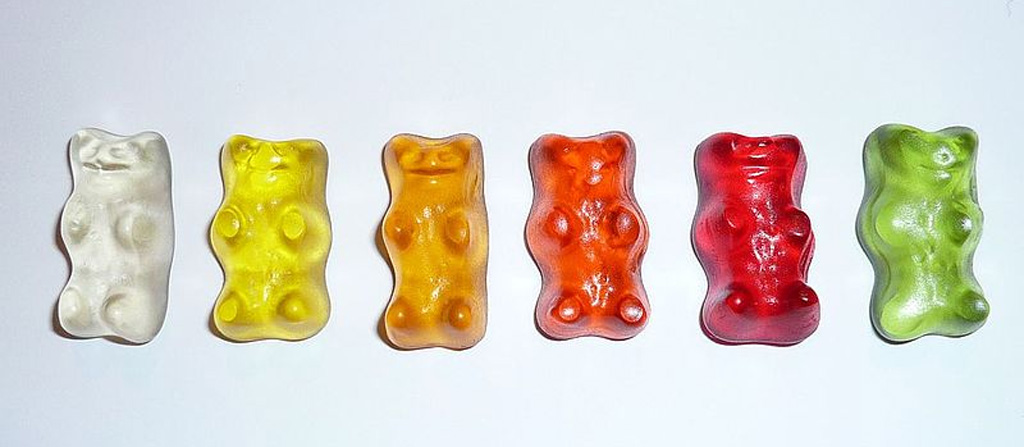
%> input picture mep_old/bear/gummibaer.jpg, 1024 x 447 px
$ octave bear.m   (GNU Octave 9; MATLAB toolbox functions it lacks are replaced by stand-ins)
%> lines starting %> are read from the running program, lines starting %| are printed output that depends on the picture; in (x1, y1, x2, y2) boxes, pixels count from 0 and x2, y2 are one past the last pixel; in counts of white or black regions, pixels touching at a corner belong together; the program's own positions count from 1
%Not a MEP!!!
clear all; close all; clc;

Image = (imread('gummibaer.jpg'));
%> Image is the input picture: size 447x1024x3 uint8; mean R, G, B 217.4, 209, 196.1
Image_D = double(Image);
Image_I = uint8(Image);
figure(1)
imshow(Image);


Red = Image_D(:,:,1);
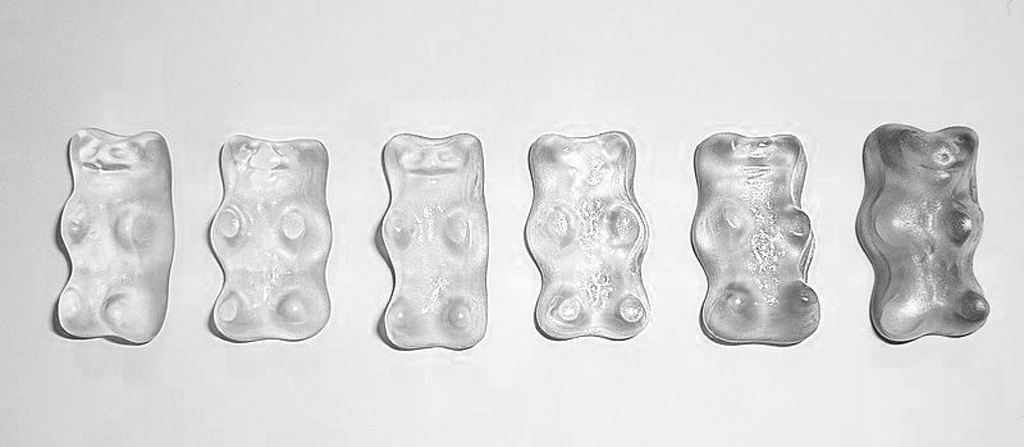
%> Red: size 447x1024 double; min 0, max 255, mean 217.4
Green = Image_D(:,:,2);
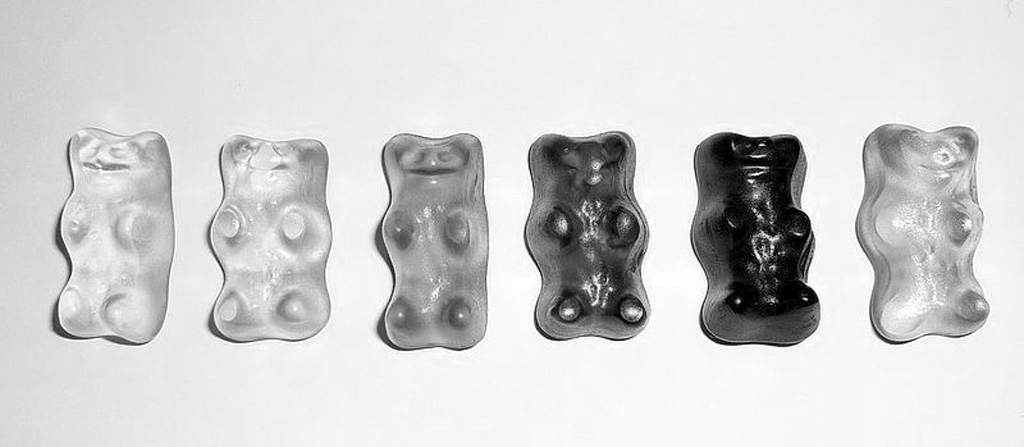
%> Green: size 447x1024 double; min 0, max 255, mean 209
Blue = Image_D(:,:,3);
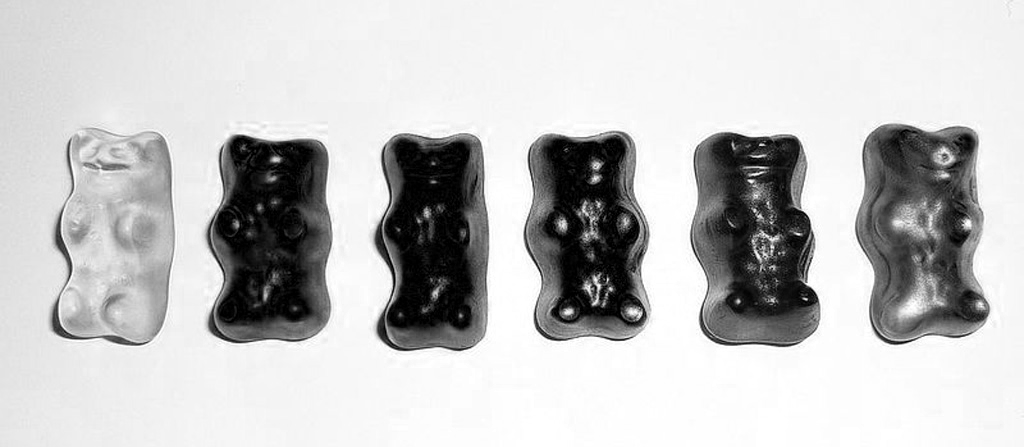
%> Blue: size 447x1024 double; min 0, max 255, mean 196.1

ThrCol = [140 140 100];
LimitVal = 130;


IndexImg = (Red-ThrCol(1)).^2 + (Green-ThrCol(2)).^2 + (Blue-ThrCol(3)).^2 < LimitVal.^2;
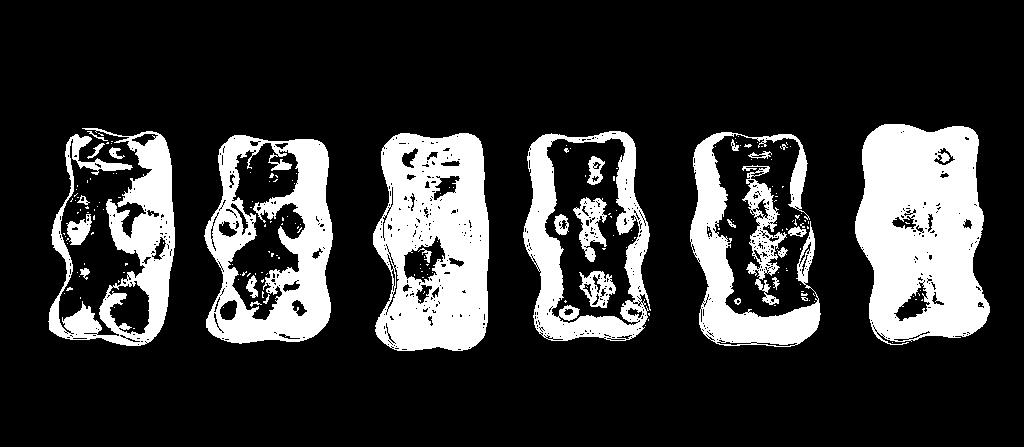
%> IndexImg: size 447x1024 logical; 20.4% white; 195 white regions (167 under 20 px), largest, box (x1, y1, x2, y2) and area: (855, 124, 990, 345) 22625, (373, 133, 489, 351) 19207, (204, 135, 333, 344) 14286

imbkgcopen = imopen(~IndexImg,strel('disk',20));
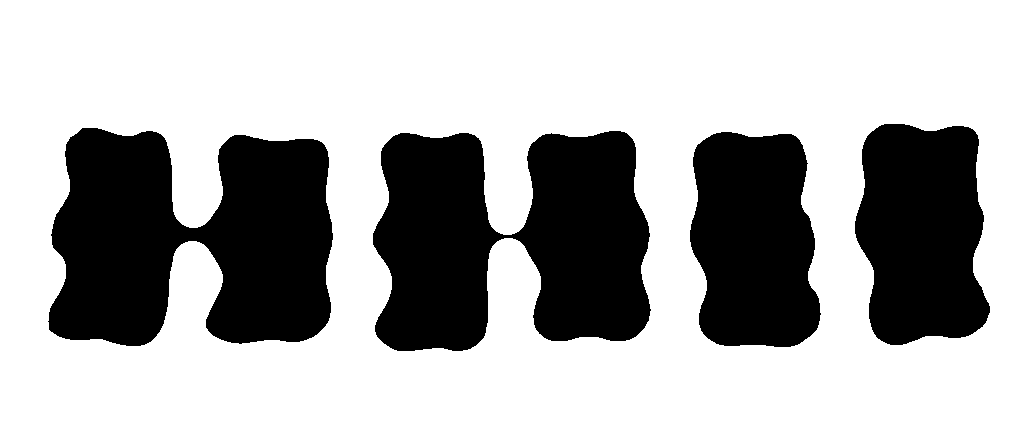
%> imbkgcopen: size 447x1024 logical; 69.8% white; 4 black regions, box (x1, y1, x2, y2) and area: (48, 128, 333, 346) 46129, (373, 131, 651, 351) 44742, (855, 124, 990, 345) 24120, (690, 132, 821, 347) 23436
imbkgclose = imclose(imbkgcopen,strel('disk',20));
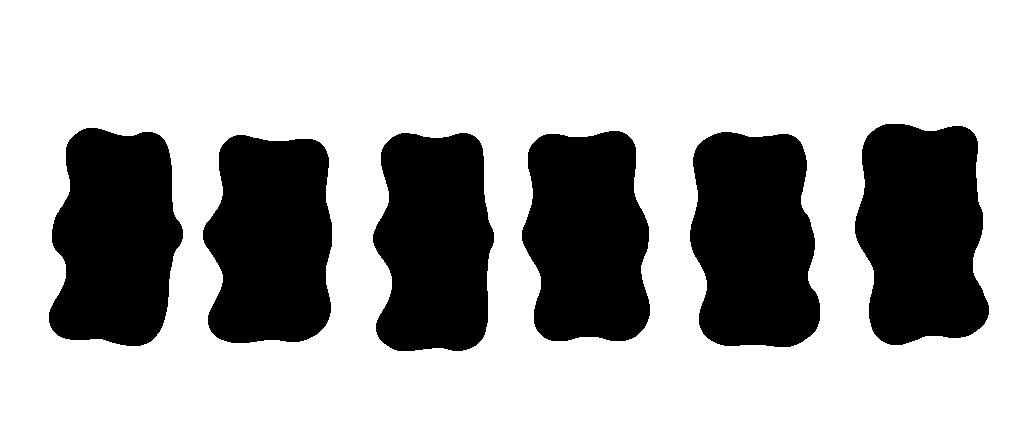
%> imbkgclose: size 447x1024 logical; 70% white; 6 black regions, box (x1, y1, x2, y2) and area: (855, 124, 989, 345) 24052, (690, 132, 820, 347) 23397, (49, 128, 183, 346) 22997, (203, 135, 332, 343) 22618, (522, 131, 650, 341) 22414, (373, 133, 494, 351) 22037
imbkgclose = ~imbkgclose;
%> imbkgclose: size 447x1024 logical; 30% white; 6 white regions

%%
figure(4);
imshow(imbkgclose);
title('Baers without Background');


props = regionprops(imbkgclose,'Centroid','BoundingBox','Area');
%> props = 6 regions; box (x1, y1, x2, y2), Area and Centroid: (855, 124, 989, 345) 24052 [922.4 233.2], (690, 132, 820, 347) 23397 [754.5 241.4], (49, 128, 183, 346) 22997 [116.2 239.1], (203, 135, 332, 343) 22618 [271.7 241.6], (522, 131, 650, 341) 22414 [587.7 238.2], (373, 133, 494, 351) 22037 [435.2 243.7]
title('Masspoint and Boundingbox');

for ind = 1:length(props)
    if props(ind).Area > 10000
        center = props(ind).Centroid;
        line([center(1)-7 center(1)+7], [center(2) center(2)],'LineWidth',1,'Color',[0 0 0]);
        line([center(1) center(1)], [center(2)-7 center(2)+7],'LineWidth',1,'Color',[0 0 0]);
        rectangle('position',props(ind).BoundingBox, 'EdgeColor', 'green');
    end
end
%> this loop made 6 passes
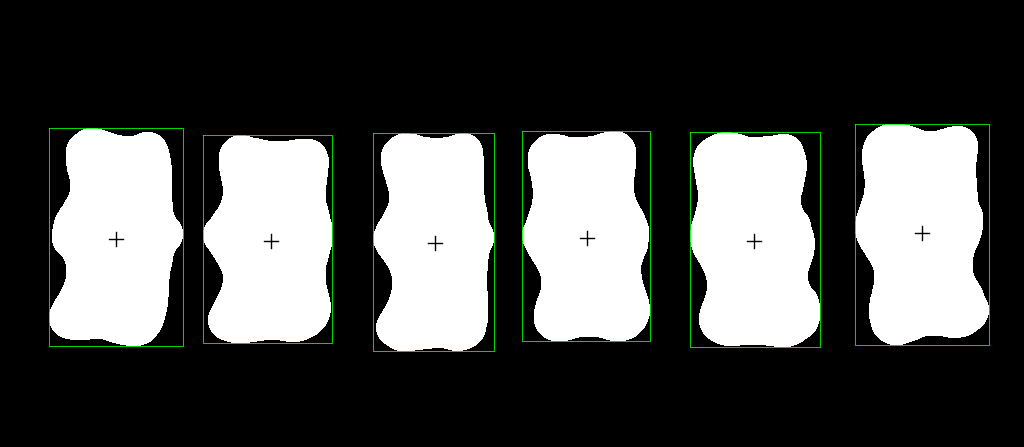
%> figure redrawn from the program's plot data; its title reads 'Masspoint and Boundingbox'


for ind = 1:length(props)
    if props(ind).Area > 10000
        center = props(ind).Centroid;

        ctr_red=sum(sum(...
            Red(round(center(2))-5:round(center(2))+5,...
                round(center(1))-5:round(center(1))+5)
        ));

        ctr_green=sum(sum(...
            Green(round(center(2))-5:round(center(2))+5,...
                round(center(1))-5:round(center(1))+5)
        ));

        ctr_blue=sum(sum(...
            Blue(round(center(2))-5:round(center(2))+5,...
                round(center(1))-5:round(center(1))+5)
        ));

        [ctr_red ctr_green ctr_blue]

        if(ctr_red-2e4 > ctr_blue || ctr_red-2e4 > ctr_green)  %red = green --> yelllow
            disp('red')
        end


    end
end
%> this loop made 6 passes
%> (center, ctr_red, ctr_green, ctr_blue) on passes 1 to 6: ([116.2 239.1], 22864, 22587, 20456), ([271.7 241.6], 28337, 28150, 3184), ([435.2 243.7], 27864, 20673, 1286), ([587.7 238.2], 27321, 16504, 14181), ([754.5 241.4], 25220, 10170, 12653), ([922.4 233.2], 22808, 26569, 19872)
%| red
%| red
